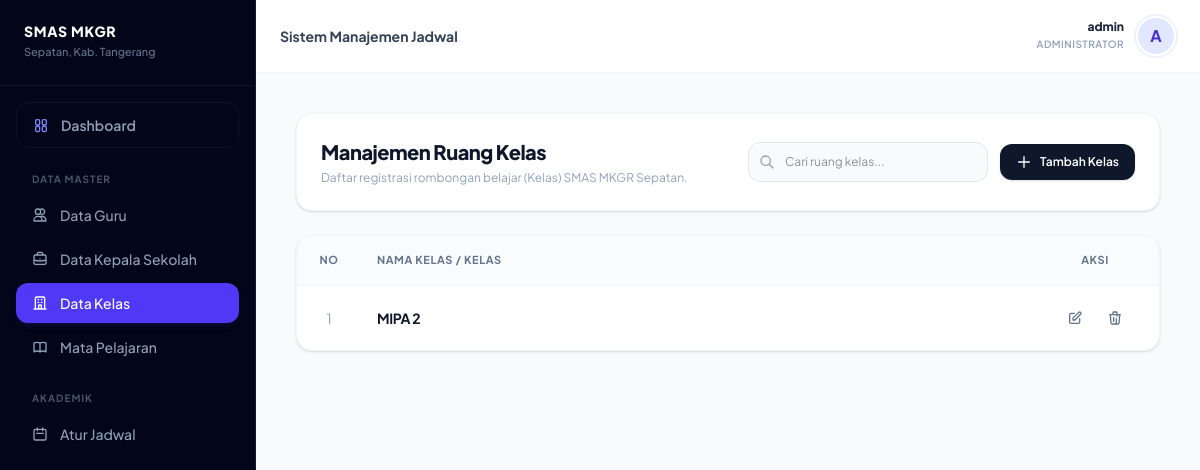
Before: /kelas.php (signed in) with the older database file.
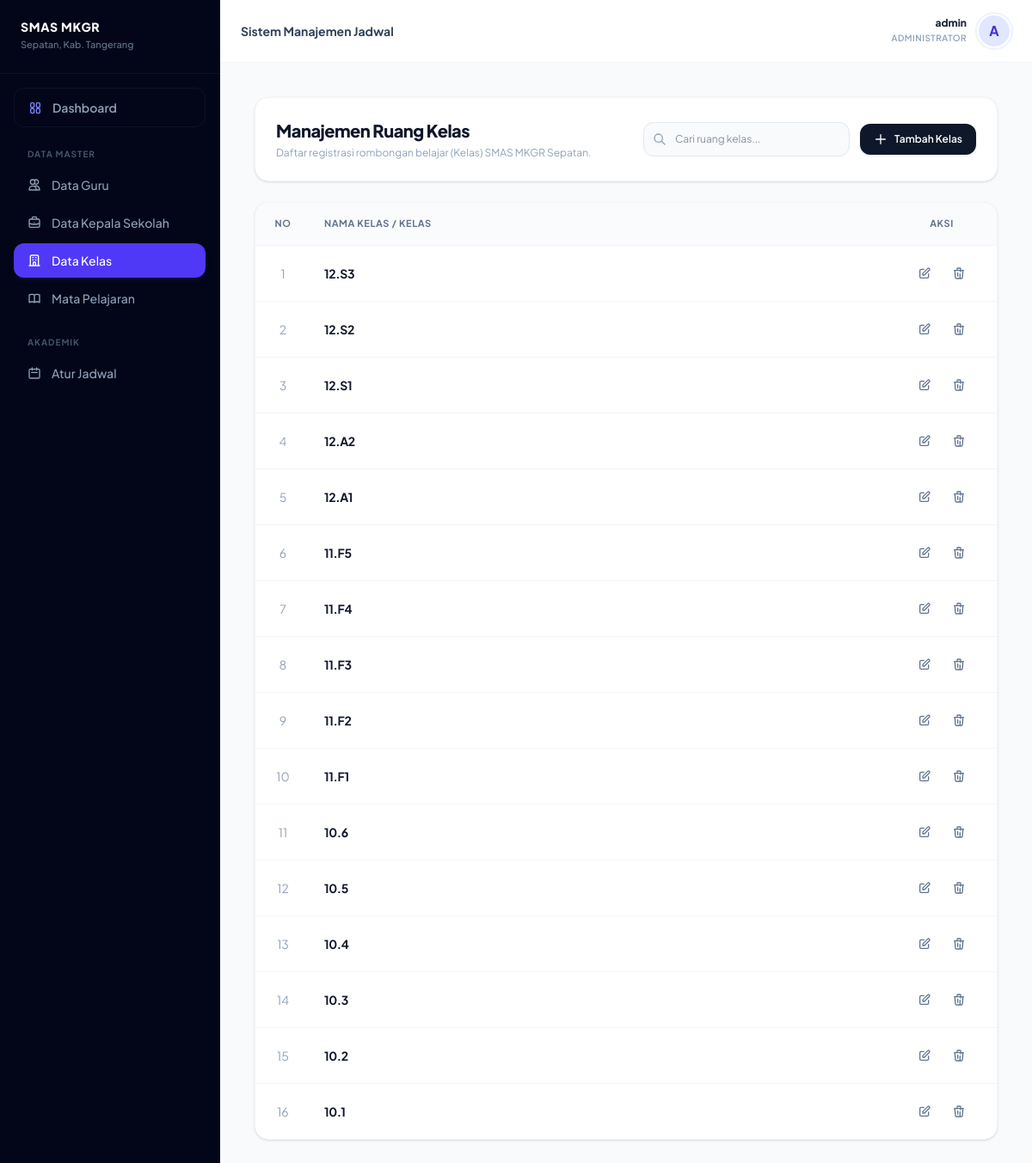
After: the same page with the newer database file.
### tables this page shows
CREATE TABLE `kelas` (
  `id` smallint NOT NULL AUTO_INCREMENT,
  `nama_kelas` varchar(20) NOT NULL,
  `tingkat` varchar(5) DEFAULT NULL,
  `wali_kelas` varchar(60) DEFAULT NULL,
  PRIMARY KEY (`id`),
  UNIQUE KEY `nama_kelas` (`nama_kelas`)
);

### kelas.php (the view, shortened to what this page needs)
<?php
require_once 'config/database.php';
$search = isset($_GET['q']) ? mysqli_real_escape_string($db, trim($_GET['q'])) : '';
$whereClause = "";
$query = mysqli_query($db, "SELECT * FROM kelas $whereClause ORDER BY id DESC") or die(mysqli_error($db));
?>
<!DOCTYPE html>
<html lang="en" class="h-full bg-slate-50">
<head>
    <link href="css/output.css" rel="stylesheet">
</head>
<body class="h-full antialiased text-slate-800 bg-slate-50/50">
    <div class="flex min-h-screen">
        <?php include 'includes/sidebar.php'; ?>
        <div class="flex-1 min-w-0 h-screen overflow-y-auto bg-slate-50/30 relative">
            <?php include 'includes/header.php'; ?>
            <div class="p-6 md:p-10 space-y-6 max-w-[1000px] mx-auto">
                <div class="flex flex-col sm:flex-row sm:items-center sm:justify-between gap-4 bg-white p-6 rounded-2xl border border-slate-100 shadow-sm">
                    <div>
                        <h2 class="text-xl font-extrabold text-slate-900 tracking-tight">Manajemen Ruang Kelas</h2>
                        <p class="text-xs text-slate-400 mt-1">Daftar registrasi rombongan belajar (Kelas) SMAS MKGR Sepatan.</p>
                    </div>
                    <div class="flex items-center gap-3">
                        <form method="GET" action="" style="position:relative;">
                            <input type="text" name="q" value="<?= htmlspecialchars($search) ?>" placeholder="Cari ruang kelas..." style="padding: 10px 36px 10px 36px; background:#f8fafc; border:1px solid #e2e8f0; border-radius:12px; font-size:12px; outline:none; width:240px; font-family:inherit; color:#1e293b; transition: border-color .2s, background .2s;" onfocus="this.style.background='#fff';this.style.borderColor='#1e293b'" onblur="this.style.background='#f8fafc';this.style.borderColor='#e2e8f0'">
                        </form>
                        <a href="tambah_kelas.php" class="inline-flex items-center justify-center gap-2 px-4 py-2.5 bg-slate-900 hover:bg-slate-800 text-white text-xs font-semibold rounded-xl transition-all shadow-sm active:scale-95">
                            <svg class="w-4 h-4" fill="none" stroke="currentColor" viewBox="0 0 24 24">
                                <path stroke-linecap="round" stroke-linejoin="round" stroke-width="2" d="M12 4v16m8-8H4"></path>
                            </svg>
                            Tambah Kelas
                        </a>
                    </div>
                </div>
                <div class="bg-white rounded-2xl border border-slate-100 shadow-sm overflow-hidden">
                    <div class="overflow-x-auto w-full">
                        <table class="w-full text-left border-collapse">
                            <thead>
                                <tr class="bg-slate-50/70 border-b border-slate-100">
                                    <th class="p-4 text-[11px] font-bold text-slate-500 uppercase tracking-wider w-16 text-center">No</th>
                                    <th class="p-4 text-[11px] font-bold text-slate-500 uppercase tracking-wider">Nama Kelas / Kelas</th>
                                    <th class="p-4 text-[11px] font-bold text-slate-500 uppercase tracking-wider w-32 text-center">Aksi</th>
                                </tr>
                            </thead>
                            <tbody class="divide-y divide-slate-100 text-sm text-slate-700 font-medium">
                                <?php
                                $no = 1;
                                while ($row = mysqli_fetch_assoc($query)) :
                                ?>
                                <tr class="hover:bg-slate-50/40 transition-colors">
                                    <td class="p-4 text-center text-slate-400 font-normal"><?= $no++; ?></td>
                                    <td class="p-4 text-slate-900 font-bold tracking-tight"><?= $row['nama_kelas']; ?></td>
                                    <td class="p-4 text-center">
                                        <div class="flex items-center justify-center gap-2">
                                            <a href="edit_kelas.php?id=<?= $row['id']; ?>" class="p-2 text-slate-500 hover:text-indigo-600 hover:bg-indigo-50 rounded-lg transition-all">
                                                <svg class="w-4 h-4" fill="none" stroke="currentColor" viewBox="0 0 24 24"><path stroke-linecap="round" stroke-linejoin="round" stroke-width="2" d="M11 5H6a2 2 0 00-2 2v11a2 2 0 002 2h11a2 2 0 002-2v-5m-1.414-9.414a2 2 0 112.828 2.828L11.828 15H9v-2.828l8.586-8.586z"></path></svg>
                                            </a>
                                            <a href="hapus_kelas.php?id=<?= $row['id']; ?>" onclick="return confirm('Hapus kelas ini?')" class="p-2 text-slate-500 hover:text-rose-600 hover:bg-rose-50 rounded-lg transition-all">
                                                <svg class="w-4 h-4" fill="none" stroke="currentColor" viewBox="0 0 24 24"><path stroke-linecap="round" stroke-linejoin="round" stroke-width="2" d="M19 7l-.867 12.142A2 2 0 0116.138 21H7.862a2 2 0 01-1.995-1.858L5 7m5 4v6m4-4v6m1-10V4a1 1 0 00-1-1h-4a1 1 0 00-1 1v3M4 7h16"></path></svg>
                                            </a>
                                        </div>
                                    </td>
                                </tr>
                                <?php endwhile; ?>
                            </tbody>
                        </table>
                    </div>
                </div>
            </div>
        </div>
    </div>
</body>
</html>

### includes/sidebar.php (shortened to what this page needs)
<?php
$role = $_SESSION['role'] ?? 'admin';
$page = basename($_SERVER['PHP_SELF']);
function isActive($page_name, $current_page) {
    if (is_array($page_name)) {
        return in_array($current_page, $page_name) ? 'bg-indigo-600 text-white shadow-md shadow-indigo-900/20' : 'text-slate-400 hover:text-white hover:bg-slate-900/50';
    }
    return ($current_page == $page_name) ? 'bg-indigo-600 text-white shadow-md shadow-indigo-900/20' : 'text-slate-400 hover:text-white hover:bg-slate-900/50';
}
?>
<div class="flex flex-col h-screen w-64 bg-slate-950 text-slate-300 border-r border-slate-900 shrink-0">
    <div class="px-6 py-6 border-b border-slate-900/80">
        <div class="flex items-center gap-3.5">
            <div>
                <h1 class="text-sm font-black text-white tracking-wider leading-none uppercase">SMAS MKGR</h1>
                <p class="text-[11px] text-slate-500 font-medium mt-1.5">Sepatan, Kab. Tangerang</p>
            </div>
        </div>
    </div>
    <div class="flex-1 overflow-y-auto px-4 py-4 space-y-6">
        <div class="space-y-1">
            <a href="index.php" class="flex items-center gap-3 px-4 py-3 text-sm font-semibold rounded-xl transition-all border border-slate-800/40 <?= isActive('index.php', $page) ?>">
                <svg class="w-4 h-4 <?= $page == 'index.php' ? 'text-white' : 'text-indigo-400' ?>" fill="none" stroke="currentColor" viewBox="0 0 24 24">
                    <path stroke-linecap="round" stroke-linejoin="round" stroke-width="2" d="M4 6a2 2 0 012-2h2a2 2 0 012 2v4a2 2 0 01-2 2H6a2 2 0 01-2-2V6zM14 6a2 2 0 012-2h2a2 2 0 012 2v4a2 2 0 01-2 2h-2a2 2 0 01-2-2V6zM4 16a2 2 0 012-2h2a2 2 0 012 2v4a2 2 0 01-2 2H6a2 2 0 01-2-2v-4zM14 16a2 2 0 012-2h2a2 2 0 012 2v4a2 2 0 01-2 2h-2a2 2 0 01-2-2v-4z"></path>
                </svg>
                Dashboard
            </a>
        </div>
        <?php if ($role == 'admin'): ?>
        <div class="space-y-1">
            <span class="px-4 text-[10px] font-bold text-slate-600 uppercase tracking-widest block mb-2">Data Master</span>
            <a href="guru.php" class="flex items-center gap-3 px-4 py-2.5 text-sm font-medium rounded-xl transition-all group <?= isActive(['guru.php', 'tambah_guru.php', 'edit_guru.php'], $page) ?>">
                <svg class="w-4 h-4 transition-colors" fill="none" stroke="currentColor" viewBox="0 0 24 24">
                    <path stroke-linecap="round" stroke-linejoin="round" stroke-width="2" d="M12 4.354a4 4 0 110 5.292M15 21H3v-1a6 6 0 0112 0v1zm0 0h6v-1a6 6 0 00-9-5.197M13 7a4 4 0 11-8 0 4 4 0 018 0z"></path>
                </svg>
                Data Guru
            </a>
            <a href="kepsek.php" class="flex items-center gap-3 px-4 py-2.5 text-sm font-medium rounded-xl transition-all group <?= isActive(['kepsek.php', 'tambah_kepsek.php', 'edit_kepsek.php'], $page) ?>">
                Data Kepala Sekolah
            </a>
            <a href="kelas.php" class="flex items-center gap-3 px-4 py-2.5 text-sm font-medium rounded-xl transition-all group <?= isActive(['kelas.php', 'tambah_kelas.php', 'edit_kelas.php'], $page) ?>">
                <svg class="w-4 h-4 transition-colors" fill="none" stroke="currentColor" viewBox="0 0 24 24">
                    <path stroke-linecap="round" stroke-linejoin="round" stroke-width="2" d="M19 21V5a2 2 0 00-2-2H7a2 2 0 00-2 2v16m14 0h2m-2 0h-5m-9 0H3m2 0h5M9 7h1m-1 4h1m4-4h1m-1 4h1m-5 10v-5a1 1 0 011-1h2a1 1 0 011 1v5m-4 0h4"></path>
                </svg>
                Data Kelas
            </a>
            <a href="mapel.php" class="flex items-center gap-3 px-4 py-2.5 text-sm font-medium rounded-xl transition-all group <?= isActive(['mapel.php', 'tambah_mapel.php', 'edit_mapel.php'], $page) ?>">
                Mata Pelajaran
            </a>
        </div>
        <?php endif; ?>
        <div class="space-y-1">
            <span class="px-4 text-[10px] font-bold text-slate-600 uppercase tracking-widest block mb-2">Akademik</span>
            <?php if ($role == 'admin'): ?>
            <a href="jadwal.php" class="flex items-center gap-3 px-4 py-2.5 text-sm font-medium rounded-xl transition-all group <?= isActive(['jadwal.php', 'tambah_jadwal.php', 'edit_jadwal.php'], $page) ?>">
                <svg class="w-4 h-4 transition-colors" fill="none" stroke="currentColor" viewBox="0 0 24 24">
                    <path stroke-linecap="round" stroke-linejoin="round" stroke-width="2" d="M8 7V3m8 4V3m-9 8h10M5 21h14a2 2 0 002-2V7a2 2 0 00-2-2H5a2 2 0 00-2 2v12a2 2 0 002 2z"></path>
                </svg>
                Atur Jadwal
            </a>
            <?php endif; ?>
        </div>
    </div>
</div>

### includes/header.php (shortened to what this page needs)
<?php
$username = $_SESSION['username'] ?? 'User';
$role_display = 'Administrator';
?>
<div class="bg-white border-b border-slate-100 px-6 py-4 flex items-center justify-between sticky top-0 z-20">
    <div class="flex items-center gap-3">
        <h2 class="text-sm font-bold text-slate-700 hidden sm:block">Sistem Manajemen Jadwal</h2>
    </div>
    <div class="relative group">
        <button type="button" class="flex items-center gap-3 focus:outline-none cursor-pointer">
            <div class="text-right hidden sm:block">
                <p class="text-xs font-extrabold text-slate-800 leading-none"><?= htmlspecialchars($username) ?></p>
                <p class="text-[10px] font-semibold text-slate-400 mt-1 uppercase tracking-wider"><?= $role_display ?></p>
            </div>
            <div class="w-10 h-10 rounded-full bg-indigo-100 flex items-center justify-center text-indigo-700 font-bold border-2 border-white shadow-sm ring-2 ring-indigo-50">
                <?= strtoupper(substr($username, 0, 1)) ?>
            </div>
        </button>
    </div>
</div>
<link href="https://cdn.jsdelivr.net/npm/tom-select@2.2.2/dist/css/tom-select.css" rel="stylesheet">

### kelas.php (style rules this page uses)
body { font-family: 'Plus Jakarta Sans', sans-serif; }

Changed rows visible on the page:
added kelas: nama_kelas "12.S3"
added kelas: nama_kelas "12.S2"
added kelas: nama_kelas "12.S1"
added kelas: nama_kelas "12.A2"
added kelas: nama_kelas "12.A1"
added kelas: nama_kelas "11.F5"
added kelas: nama_kelas "11.F4"
added kelas: nama_kelas "11.F3"
added kelas: nama_kelas "11.F2"
added kelas: nama_kelas "11.F1"
added kelas: nama_kelas "10.6"
added kelas: nama_kelas "10.5"
added kelas: nama_kelas "10.4"
changed kelas (number 14 of 16 on the later page): nama_kelas "MIPA 2" → "10.3"
added kelas: nama_kelas "10.2"
added kelas: nama_kelas "10.1"
